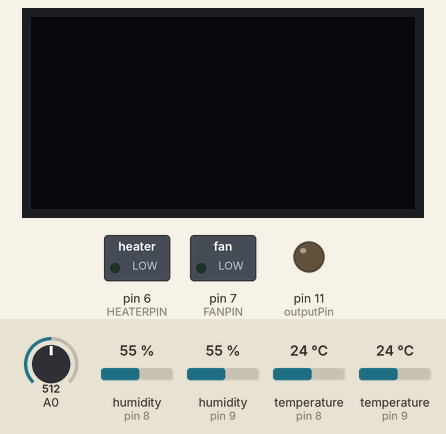
The sketch below on a simulated Arduino Nano, built with avr-gcc and run on an emulated ATmega328P. Shown: 128×64 one-colour display, switched loads named in the sketch (green lamp = pin HIGH), output pins drawn as LEDs (lit = HIGH). The test bench sets the inputs (shaded band); at power-on: temperature (sensors on pin 9, pin 8) 24 °C, A0 = 512, humidity (sensors on pin 8, pin 9) 55 %. What the sketch prints to the serial monitor is not drawn.

Above: at 15.8 s.
15.9 s: temperature (sensor on pin 9) set to 12 °C
At 16.6 s:
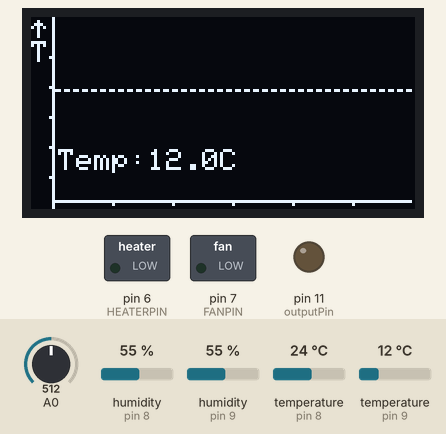
17.5 s: temperature (sensor on pin 9) set to 19 °C
19.5 s: temperature (sensor on pin 9) set to 28 °C
At 21.3 s:
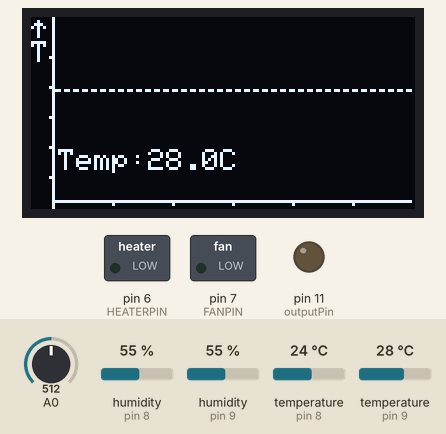
At 37.0 s:
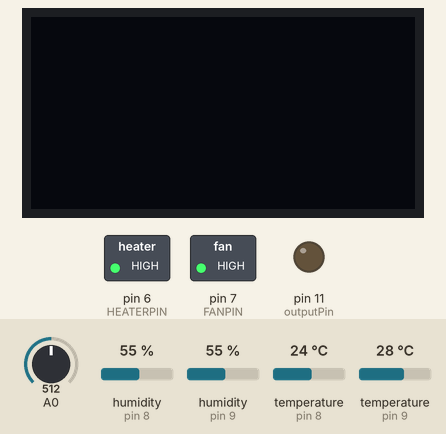
Timing chart, 0 to 37.6 s (numbered marks = the images above; inputs shaded):
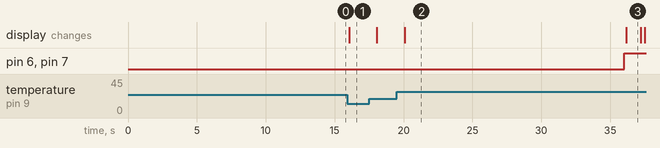

Measured:
- after the input at 15.9 s, the display: changes after 0.16 s (image 1)
- what the display in image 2 shows lasts 16.1 s, from 20.1 s to 36.2 s
- what the display in image 3 shows lasts 1.0 s, from 36.2 s to 37.2 s

The sketch:

nano_dht22_ldr_oled_dimmer.ino
```cpp
//      FILE: nano_dht22_ldr_rf_oled.ino
//    AUTHOR: Jeff Polton
//   VERSION: 25.05.2021
//   PURPOSE: DHT22 temperature measurement,
//            decision controlled heater and fan switching,
//            oled display, dimmer control ...
//     BOARD: Arduino Nano
// PROCESSOR: ATmega328P (Old Bootloader)
//PROGRAMMER: AVRISP mkII
//  FIRMWARE: Arduino IDE
//       URL:
//   HISTORY:
// 0.1.00 initial version: ESP8266_dht22_sparkfun.ino v3.2.0
// 1.0.00 Cleaned out the ESP8266 WiFi commands
// 1.0.01 Switch to IR heater controlled by Ttop. No fan
// 1.1.00 Update DHT sensor library
// 1.2.00 Add OLED display
// 1.3.00 Dimmer: https://github.com/circuitar/Dimmer
//        Removed RF transmitter (not compatible)
// 1.3.01 Add loop counter. Add graphs.
// 1.4.01 Add graphs. E.g. https://github.com/jigsawnz/Arduino-Multitasking/blob/master/clock_graph_temp_hum/clock_graph_temp_hum.ino (Numbering catchup)
// 1.5.00 delay() --> millis()
// 1.5.01 remove all delay() statements
// 1.6.00 Replay RB dimmer with Krida PWM dimmer (PWM AC Dimmer TRIAC 8A SSR RELAY Module 50Hz)
//
//  STATUS: v1.6.00 WORKS

/*
  Displays results on 128 x 64 OLED display
  Uses Adafruit SSD1306 OLED Library
  Uses Adafruit GFX Graphics Library

  WIRING: (OLED -- Nano)
  VCC - 5V
  GND - GND
  SCL - A5
  SDA - A4

*/

#include <DHT.h>
#include <DHT_U.h>
#include "Dimmer.h"

// Include Wire Library for I2C
#include <SPI.h> //i2c and the display libraries
#include <Wire.h>

// Include Adafruit Graphics & OLED libraries
#include <Adafruit_GFX.h>
#include <Adafruit_SSD1306.h>
Adafruit_SSD1306 display = Adafruit_SSD1306(128, 64, &Wire);


#define DHTPIN_bot (uint8_t)8
#define DHTPIN_top (uint8_t)9
//#define OLED_WIDTH 128 // OLED display width, in pixels
//#define OLED_HEIGHT 64 // OLED display height, in pixels
#define OLED_RESET (uint8_t)5   // Reset pin not used but needed for library
#define outputPin  (uint8_t)11  // RBD dimmer
#define zerocross  (uint8_t)2   // RBD can not change on nano

#define FANPIN    (uint8_t)7    // Fan pin - Relay control
#define HEATERPIN (uint8_t)6    // Ceraminc heater pin - Relay control - NON DIMMABLE, BUT ON/OFF SWITHABLE
#define LIGHTPIN  (uint8_t)0    //define a pin for Photo resistor

#define MAX (uint8_t)40 // length of variable storage array
// 40 works, 50 does not. Though there is some noise on the oled screen w/ MAX=40

#define Ttop_night (float)16 //28.0; // 25 // Top temperature to activate heater
#define Tbot_night (float)16 //28.0; // 18 // Bottom temperature to active fan
#define Ttop_day (float)35.0 // 35.0; //30.0// Top temperature to activate fan //heater
#define Tbot_day (float)23.0 // Bottom temperature to active fan

uint8_t clock_int = 0; // clock "loop" counter
boolean day_bool = 0; // day->true, night->false

float Tbot_threshold = 0; // initialise
float Ttop_threshold = 0;
//int Heater_int = 0; // Heater on/off

DHT dht_bot(DHTPIN_bot, DHT22); //, 30); // 30 is for cpu clock of esp8266 80Mhz
DHT dht_top(DHTPIN_top, DHT22); //, 30);

Dimmer dimmer(outputPin, DIMMER_RAMP, 1.5);

// Reset pin not used but needed for library
//Adafruit_SSD1306 display(OLED_RESET);
//Adafruit_SSD1306 display(OLED_WIDTH, OLED_HEIGHT, &Wire, OLED_RESET); //Declaring the display name (display)

uint8_t tempArray[ MAX ];
uint8_t dimArray[ MAX ];

unsigned long time_now = millis(); // timer for loop() control
unsigned long time_log = millis(); // timer for logging control

//********************************************************************
void setup() {
  Serial.begin(9600);
  dht_bot.begin();
  dht_top.begin();
  pinMode(FANPIN, OUTPUT);
  pinMode(HEATERPIN, OUTPUT);
  dimmer.begin();

  // Start Wire library for I2C
  Wire.begin();
  // initialize OLED with I2C addr 0x3C
  display.begin(SSD1306_SWITCHCAPVCC, 0x3C);
  //display.startscrollright(0x00,0x0F);

  //Set the color - always use white despite actual display color
  //display.setTextColor(WHITE);
  display.setTextColor(WHITE,BLACK); // Draw white text. Avoid bad pixels? Not sure.
  //Set the font size
  display.setTextSize(1);

/*
  if ( SSD1306_LCDHEIGHT != 64 )
  {
    Serial.print(F("Height incorrect, please fix Adafruit_SSD1306.h!"));
  }

  Serial.println(SSD1306_LCDHEIGHT);
  Serial.println(SSD1306_LCDWIDTH);
*/

  // Initialise arrays
  for ( uint8_t i = 0; i < MAX; i++ )
  {
    tempArray[ i ] = 31;
    dimArray[ i ] = 0;
  }
}

//********************************************************************
void serial_disp(float t_top, float t_bot, uint16_t ldr, uint8_t h_top, uint8_t h_bot, float Ttop_threshold, float Tbot_threshold, int Heater_int, bool Fan_bool, uint8_t clock_int){
  // Display variables on serial display
  /////////////////////////////////////////////////////////////////////////////
  Serial.print(F("Humidity bot: "));
  Serial.print(h_bot);
  Serial.print(F(" %\t\t"));
  Serial.print(F("Temperature bot: "));
  Serial.print(t_bot);
  Serial.print(F(" *C\t\t"));
  Serial.print(F("T threshold bot: "));
  Serial.print(Tbot_threshold);
  Serial.println(F(" *C"));

  Serial.print(F("Humidity top: "));
  Serial.print(h_top);
  Serial.print(F(" %\t\t"));
  Serial.print(F("Temperature top: "));
  Serial.print(t_top);
  Serial.print(F(" *C\t\t"));
  Serial.print(F("T theshold top: "));
  Serial.print(Ttop_threshold);
  Serial.println(F(" *C"));

  Serial.print(F("LDR: "));
  Serial.println(ldr);

  Serial.print(F("Heater:"));
  Serial.println(Heater_int);

  Serial.print(F("Fan:"));
  Serial.println(Fan_bool);

  Serial.print(F("hr:"));
  Serial.println(float(clock_int)*0.01,2); // 2 decimal place
  }

//********************************************************************
void oled(float t_top, float t_bot, uint16_t ldr, uint8_t h_top, uint8_t h_bot, int Heater_int, bool Fan_bool, uint8_t clock_int){
  // Display variables on OLED display
  /////////////////////////////////////////////////////////////////////////////
  // Clear the display
  display.stopscroll(); //right(0x00,0x0F);
  display.clearDisplay();
  display.display();
  delay(1000);

  //Set the cursor coordinates
  display.setTextSize(1);
  display.setCursor(0,0);
  display.print(F(" ldr:"));
  display.print(ldr);
  display.print(F(" heat:"));
  display.print(Heater_int);
  display.print(F(" fan:"));
  display.print(Fan_bool);

  display.setTextSize(1);
  display.setCursor(0,10);
  //display.print("   ");
  display.print(t_top,1); // 1 decimal place
  display.print(F(" C"));

  display.print(F("  "));
  //display.print(round(h_top));
  display.print(h_top);
  display.print(F(" %"));

  display.setTextSize(1);
  display.setCursor(0,20);
  //display.print("   ");
  display.print(t_bot,1); // 1 decimal place
  display.print(F(" C"));

  display.print(F("  "));
  display.print(h_bot);
  //display.print(round(h_bot));
  display.print(F(" %"));

  display.print(F(" hr:"));
  display.print(float(clock_int)*0.01,2); // 2 decimal place

  display.display();


  if (ldr < 10) {
    // Clear the display if it is dark
    delay(2000);
    display.clearDisplay();
    display.display();
  }
  else {
    display.startscrollright(0x00,0x07);   // right(0x00,0x0F);
  }
}


//********************************************************************
void storeTemp()
{
  uint8_t temp = dht_top.readTemperature();
  uint8_t dim  = dimmer.getValue();
  static int i = 0;
  if ( isnan( ( uint8_t ) temp ) ) // if no data
    if ( i < MAX )
    {
      tempArray[ i ] = 0;
      dimArray[ i ] = 0;
      i++;
    }
    else
    {
      for ( uint8_t j = 0; j < MAX - 1; j++ )
      {
        tempArray[ j ] = tempArray[ j + 1 ];
        tempArray[ MAX - 1 ] = 0;
        dimArray[ j ] = dimArray[ j + 1 ];
        dimArray[ MAX - 1 ] = 0;
      }
    }
  else // else if data not nan
  {
    if ( i < MAX ) // add new datapoint
    {
      tempArray[ i ] = temp;
      dimArray[ i ] = dim;
      i++;
    }
    else // shift data along array. Drop oldest value.
    {
      for ( uint8_t j = 0; j < MAX - 1; j++ )
      {
        tempArray[ j ] = tempArray[ j + 1 ];
        tempArray[ MAX - 1 ] = temp;
        dimArray[ j ] = dimArray[ j + 1 ];
        dimArray[ MAX - 1 ] = dim;
      }
    }
  }
}

//********************************************************************
void drawGraphData()
{
  drawGraphAxes();
  display.setCursor( 9, 44 );
  display.print(F("Temp:"));
  display.print( ( float ) dht_top.readTemperature(), 1 );
  display.println(F("C"));
  display.setCursor( 0, 0 );
  display.write( 24 );  // up arrow
  display.setCursor( 0, 8 );
  display.print(F("T"));
  for (uint8_t j = 0; j < MAX; j++ )
    //display.drawFastHLine( 128 - MAX * 2 + j * 2, 64 - tempArray[ j ] * 2, 2, WHITE );
    display.drawFastHLine( 128 - MAX * 3 + j * 3, 64 - (tempArray[ j ]-21) * 4, 2, WHITE ); //MAX=40, T=21,37
  for (uint8_t j = 0; j < MAX; j++ )
    display.drawFastHLine( 128 - MAX * 3 + j * 3, 64 - dimArray[ j ] * 64/100, 2, WHITE ); //MAX=40, Dim=0,100
}
//********************************************************************
void drawGraphAxes()
{
  display.drawPixel( 6, 13, WHITE );
  display.drawPixel( 6, 23, WHITE );
  display.drawPixel( 6, 33, WHITE );
  display.drawPixel( 6, 43, WHITE );
  display.drawPixel( 6, 53, WHITE );
  // x-axis ticks
  display.drawPixel( 27, 62, WHITE );
  display.drawPixel( 47, 62, WHITE );
  display.drawPixel( 67, 62, WHITE );
  display.drawPixel( 87, 62, WHITE );
  display.drawPixel( 107, 62, WHITE );
  //
  display.drawFastVLine( 7, 0, 100, WHITE );
  //display.drawFastHLine( 7, 63, 120, WHITE );
  display.drawFastHLine( 7, 61, 120, WHITE );
}

//********************************************************************
void errorTrap(uint8_t h_top, uint8_t h_bot,uint16_t t_top, uint16_t t_bot)
{
  // Check if any reads failed and exit early (to try again). DONT HAVE ERROR TRAPPING ON LDR
  if (isnan(h_top) || isnan(t_top) || isnan(h_bot) || isnan(t_bot)) {
    Serial.println(F("Failed to read from DHT sensor!"));
    display.setTextSize(1);
    display.setCursor(0,10);
    display.print(F("Failed to read sensor!"));
    display.setCursor(0,20);
    display.print(t_top);
    display.print(t_bot);
    display.display();
    return;
  }
}

/////////////////////////////////////////////////////////////////////////////
/////////////////////////////////////////////////////////////////////////////
/////////////////////////////////////////////////////////////////////////////

void loop() {

  // Store data
  if(millis() - time_log > 360000) // 6 mins
  {
    time_log = millis();
    storeTemp();
  }

  if(millis() - time_now > 36000) // 36s loop --> 100 loops per hr
  {
    time_now = millis();
    // Reading temperature or humidity takes about 250 milliseconds!
    // Sensor readings may also be up to 2 seconds 'old' (its a very slow sensor)
    /////////////////////////////////////////////////////////////////////////////
    uint8_t h_bot = dht_bot.readHumidity();
    uint8_t h_top = dht_top.readHumidity();

    // Read temperature as Celsius
    float t_bot = dht_bot.readTemperature();
    float t_top = dht_top.readTemperature();

    // Read LDR
    uint16_t ldr = analogRead(LIGHTPIN);

    // Check if any reads failed and exit early (to try again). DONT HAVE ERROR TRAPPING ON LDR
    errorTrap(h_top, h_bot, t_top, t_bot);

    //delay(5000);


    // Check Light levels and switch between day and night settings
    // Connected via a 10k Ohm resistor, ambient light seems about 1000. Darkish room is about 300.
    //////////////////////////////////////////////////////////////////////////////////////////////
    if (ldr < 700) { // 700 jun22 // 500
      Tbot_threshold = Tbot_night;
      Ttop_threshold = Ttop_night;
      clock_int = 0; // reset daylight clock
      day_bool = 0; // night
      //Serial.print(F("Clock:"));
      //Serial.println(float(clock_int)*0.01,2); // 2 decimal place
    }
    else {
      Tbot_threshold = Tbot_day;
      Ttop_threshold = Ttop_day;
      day_bool = 1; // day
      clock_int++; // = clock_int+1; // 1s (oled) + 35s (loop). loop=100 is 1hr
      //Serial.print(F("Clock:"));
      //Serial.println(float(clock_int)*0.01,2); // 2 decimal place
      Serial.print(F("WRITE:day_bool=1:"));
      Serial.println(day_bool);
    }


    // Check temperatures and switch the relay on and off.
    // NOTE: relay LOW = ON / HIGH = OFF
    //////////////////////////////////////////////////////
    if ((t_top > Ttop_threshold - 2) && (day_bool)) {
      digitalWrite(FANPIN,LOW); // Fan ON
    }
    else {
      digitalWrite(FANPIN,HIGH); // Fan OFF
    }
    if (t_top < Ttop_threshold - 2) {
      digitalWrite(HEATERPIN,LOW); // Heater ON
      //dimmer.setPower(50); // RBD setPower(0-100%);
      dimmer.set(62); // 50% until 20Mar22// 75% until 19Feb22 // intensity. Accepts values from 0 to 100.
      // 50%-32C
      //Serial.print("Dimmer intensity: ");
      //Serial.println(dimmer.getValue());
    }
    if (t_top > Ttop_threshold + 2) {
      digitalWrite(HEATERPIN,HIGH); // Heater OFF
      //dimmer.setPower(0); // RBD setPower(0-100%);
      dimmer.set(0); // intensity. Accepts values from 0 to 100
      //Serial.print("Dimmer intensity: ");
      //Serial.println(dimmer.getValue());
    }

    //Serial.print("NEWHeater:");
    //Serial.println(digitalRead(HEATERPIN));
    bool Fan_bool = !digitalRead(FANPIN);
    //int Heater_int = !digitalRead(HEATERPIN);
    uint8_t Heater_int = dimmer.getValue(); // Heater_int is actually type: int
    //Serial.print("Test:");
    //Serial.println(test);

    // Adjust dimmer intensity. (range: 0-100)
    ///////////////////////////////////////////////////////////
    //dimmer.set(50); // intensity. Accepts values from 0 to 100
    //Serial.print("Dimmer intensity: ");
    //Serial.println(dimmer.getValue());

    // Display variables on serial display
    /////////////////////////////////////////////////////////////////////////////
    serial_disp(t_top, t_bot, ldr, h_top, h_bot, Ttop_threshold, Tbot_threshold, Heater_int, Fan_bool, clock_int);

    // Display variables on OLED display
    /////////////////////////////////////////////////////////////////////////////
    oled(t_top, t_bot, ldr, h_top, h_bot, Heater_int, Fan_bool, clock_int);
  }


  //delay(15000); // Pause 15s

  if((millis() - time_now > 15000) && (millis() - time_now < 16000))
  {
    if (analogRead(LIGHTPIN) > 10)
    {
      // OLED display refresh managment
      /////////////////////////////////////////////////////////////////////////////
      display.stopscroll(); //right(0x00,0x0F);
      display.clearDisplay();
      display.display();
    }
  }

  if(millis() - time_now > 16000)
  {
    if (analogRead(LIGHTPIN) > 10)
    {
      // Display Temperature timeseries display
      // clearDisplay --> draw --> display seems to have the 'cleanest' screen
      /////////////////////////////////////////////////////////////////////////////
      //display.stopscroll(); //right(0x00,0x0F);
      display.clearDisplay();
      drawGraphData();
      display.display();
    }
  }
}
```
